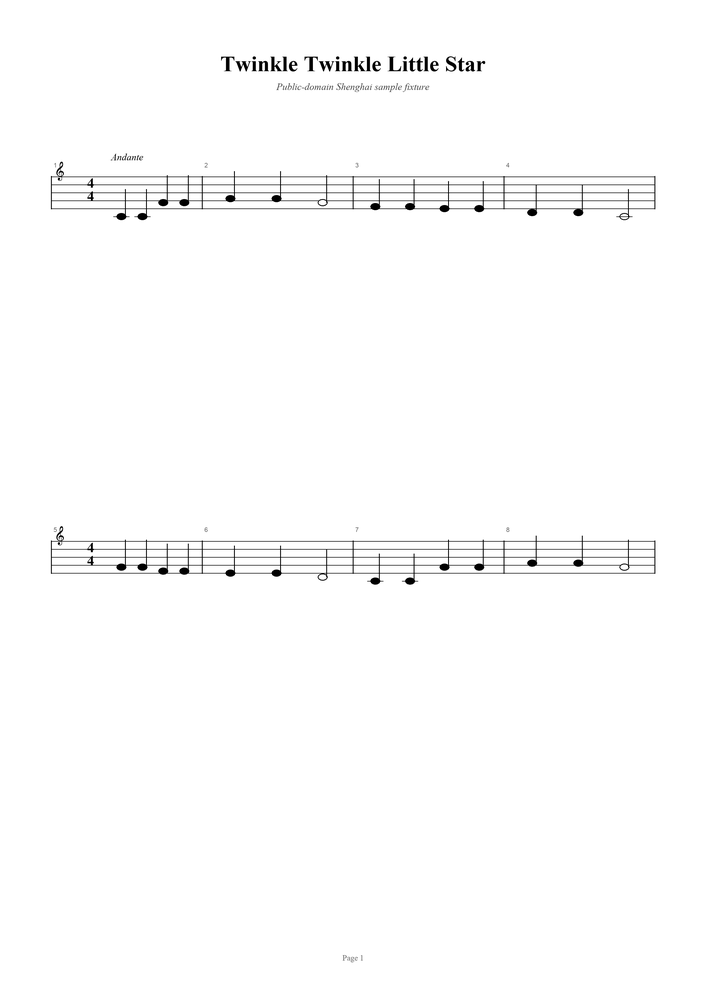
#> input picture ios-app/ShenghaiCore/Sources/ShenghaiApp/Resources/SampleScores/twinkle_intact/twinkle-page-1.png, 706 x 999 px, shrunk from 2480 x 3508 before the run
$ python -i build_cpdl_system_candidates.py   (imports and definitions only)
#> lines starting #> are read from the running program, lines starting #| are printed output that depends on the picture; after the words box and inside, x2 and y2 are one past the last pixel; in counts of white or black regions, pixels touching at a corner belong together
#!/usr/bin/env python3
"""Propose system crops for manual review in the CPDL-v1 dataset.

This is intentionally a candidate generator, not ground-truth annotation. The
output keeps measure_start/measure_end empty until a reviewer confirms the PDF
to MusicXML alignment.
"""

from __future__ import annotations

import argparse
import json
from pathlib import Path

import cv2
import numpy as np
from PIL import Image


def find_systems(path: Path) -> list[list[int]]:
    image = np.asarray(Image.open(path).convert("L"))
    height, width = image.shape
#> height = 999; width = 706
    binary = cv2.threshold(image, 0, 255, cv2.THRESH_BINARY_INV + cv2.THRESH_OTSU)[1]
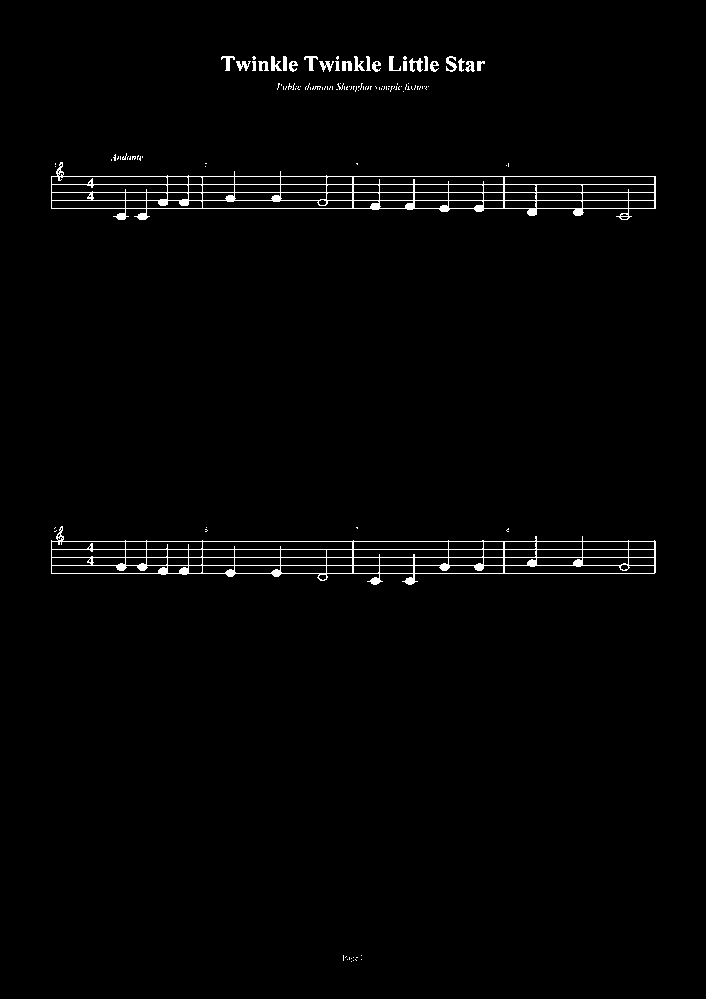
#> binary: shape (999, 706); 1.5% white in thin lines or dots, all inside (x1, y1, x2, y2) = (51, 56, 656, 962)
    kernel = cv2.getStructuringElement(cv2.MORPH_RECT, (max(24, width // 12), 1))
    horizontal = cv2.morphologyEx(binary, cv2.MORPH_OPEN, kernel)
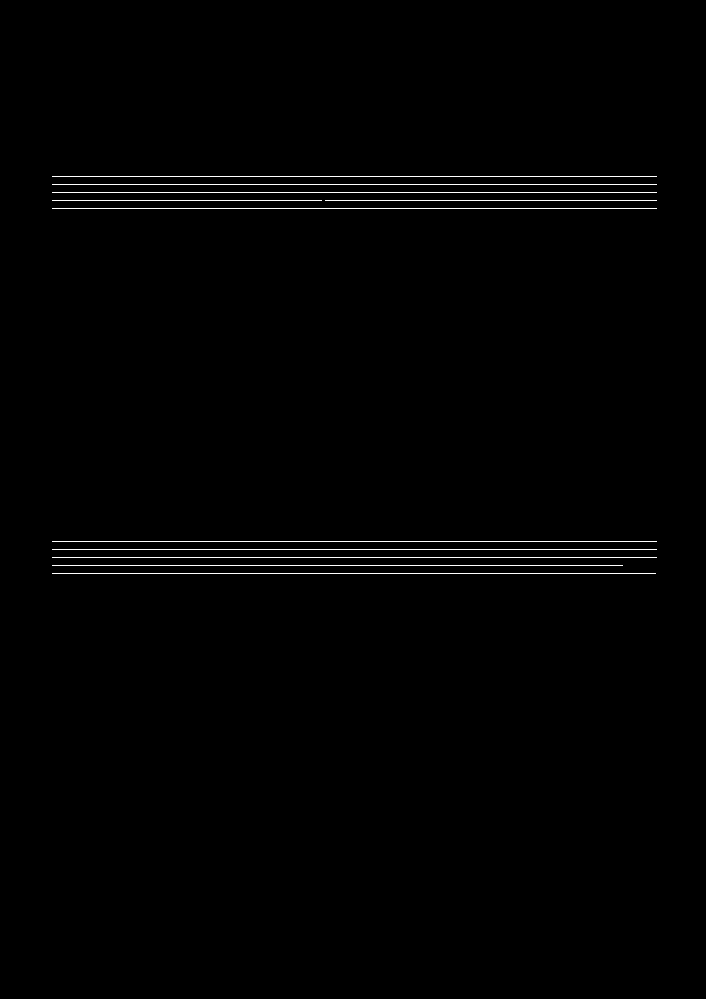
#> horizontal: shape (999, 706); 0.85% white in thin lines or dots, all inside (x1, y1, x2, y2) = (52, 176, 657, 574)
    row_score = (horizontal > 0).mean(axis=1)
#> row_score = 999 values, max 0.857 at index 176, min 0 at index 0, mean 0.00852
    active = row_score > 0.035
    runs: list[tuple[int, int]] = []
    start = None
    for index, value in enumerate(np.r_[active, False]):
        if value and start is None:
            start = index
        elif not value and start is not None:
            if index - start >= 1:
                runs.append((start, index - 1))
            start = None
#> after the loop, runs = [(176, 176), (184, 184), (192, 192), (200, 200), (208, 208), (541, 541), (549, 549), (557, 557), (565, 565), (573, 573)]
    if not runs:
        return [[0, 0, width, height]]

    line_centers = [(left + right) // 2 for left, right in runs]
#> line_centers = [176, 184, 192, 200, 208, 541, 549, 557, 565, 573]
    staff_groups: list[list[int]] = []
    current = [line_centers[0]]
#> current = [176]
    staff_gap = max(12, round(height * 0.018))
#> staff_gap = 18
    for center in line_centers[1:]:
        if center - current[-1] <= staff_gap:
            current.append(center)
        else:
            staff_groups.append(current)
            current = [center]
#> this loop made 9 passes
#> center on passes 1, 2, 3, 4, 6, 7, 8, 9: 184, 192, 200, 208, 549, 557, 565, 573
#> after the loop, staff_groups = [[176, 184, 192, 200, 208]]
    staff_groups.append(current)

    systems: list[list[list[int]]] = []
    current_system = [staff_groups[0]]
#> current_system = [[176, 184, 192, 200, 208]]
    system_gap = max(42, round(height * 0.055))
#> system_gap = 55
    for group in staff_groups[1:]:
        if group[0] - current_system[-1][-1] <= system_gap:
            current_system.append(group)
        else:
            systems.append(current_system)
            current_system = [group]
#> this loop made 1 pass
#> current_system on pass 1: [[541, 549, 557, 565, 573]]
#> after the loop, systems = [[[176, 184, 192, 200, 208]]]
    systems.append(current_system)

    padding = max(24, round(height * 0.018))
#> padding = 24
    result = []
    for system in systems:
        top = max(0, min(group[0] for group in system) - padding)
        bottom = min(height, max(group[-1] for group in system) + padding)
        result.append([0, top, width, bottom - top])
#> this loop made 2 passes
#> (system, top, bottom) on passes 1 to 2: ([[176, 184, 192, 200, 208]], 152, 232), ([[541, 549, 557, 565, 573]], 517, 597)
#> after the loop, result = [[0, 152, 706, 80], [0, 517, 706, 80]]
    return result


def main() -> int:
    parser = argparse.ArgumentParser()
    parser.add_argument("--version", type=Path, default=Path("/Volumes/Crucial X6/vocaldive-ml/choral-omr/prepared/cpdl-v1"))
    args = parser.parse_args()
    version = args.version.expanduser().resolve()
    source = version / "manifests/page-manifest.jsonl"
    output = version / "manifests/system-candidate-manifest.jsonl"
    rows = []
    for line in source.read_text(encoding="utf-8").splitlines():
        page = json.loads(line)
        for page_index, image_path in enumerate(page["page_png_paths"], start=1):
            bounds = find_systems(Path(image_path))
            with Image.open(image_path) as image:
                width, height = image.size
            for system_index, box in enumerate(bounds, start=1):
                rows.append({
                    "id": f"{page['score_id']}-p{page_index:03d}-s{system_index:02d}",
                    "score_id": page["score_id"],
                    "title": page["title"],
                    "split": page["split"],
                    "page_index": page_index,
                    "system_index": system_index,
                    "image_path": image_path,
                    "musicxml_path": page["musicxml_path"],
                    "bounds": box,
                    "bounds_normalized": [box[0] / width, box[1] / height, box[2] / width, box[3] / height],
                    "measure_start": None,
                    "measure_end": None,
                    "lmx_tokens": None,
                    "alignment_status": "manual_review_required",
                    "detector": "horizontal_staffline_heuristic_v1",
                })
    output.write_text("".join(json.dumps(row, ensure_ascii=False) + "\n" for row in rows), encoding="utf-8")
    print(json.dumps({"manifest": str(output), "pages": len({(r['score_id'], r['page_index']) for r in rows}), "system_candidates": len(rows), "status": "manual_review_required"}, indent=2))
    return 0


# [2 lines not run here, left out]

>>> result = find_systems('../../ios-app/ShenghaiCore/Sources/ShenghaiApp/Resources/SampleScores/twinkle_intact/twinkle-page-1.png')
#> result = [[0, 152, 706, 80], [0, 517, 706, 80]]
